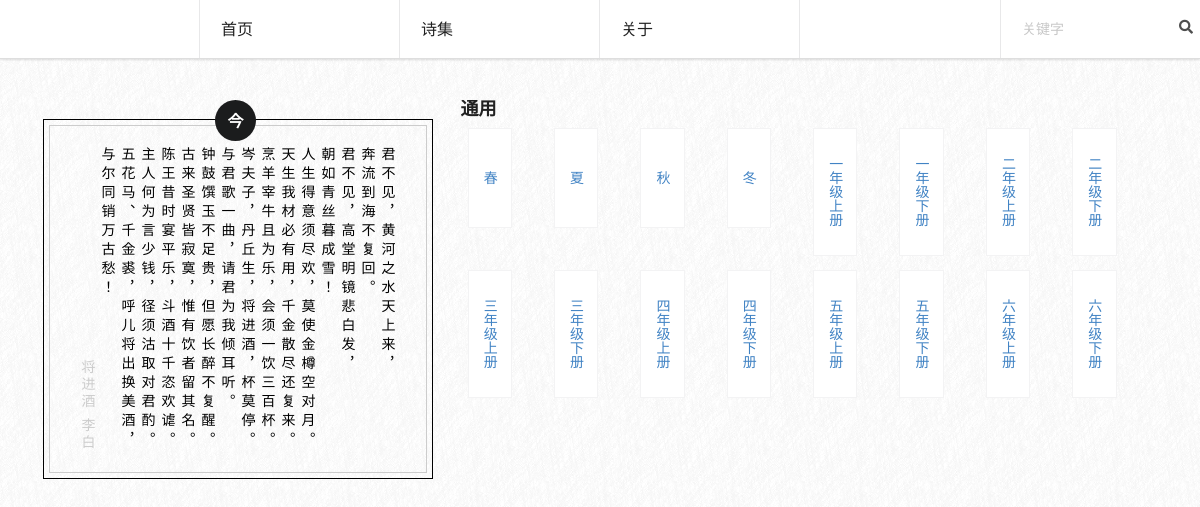
Before: / with the older database file.
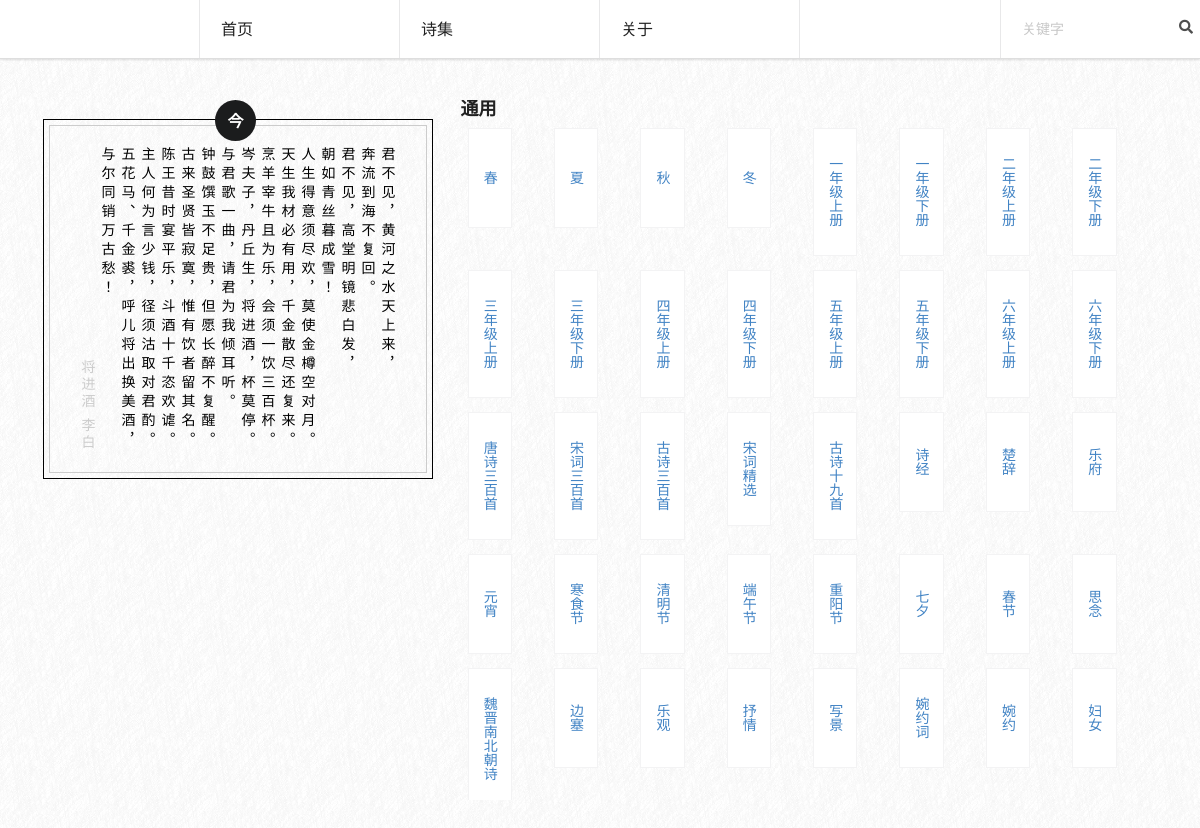
After: the same page with the newer database file.
### web/models.py (models this page shows, shortened)
class Tag(models.Model):
    name = models.CharField(max_length=25)
    class Meta:
        db_table = 'tag'

### web/views.py (the view)
# urls.py: url(r'^$', index),
def index(request):
    tags = Tag.objects.all()
    return render_to_response('index.html', locals())

### web/templates/index.html (shortened to what this page needs)
{% extends "base.html" %}
{% block content %}
    <div class="six wide column" style="padding: 1em;">
        <div class="index-left">
            <div class="ui icon black large circular button" style="margin-bottom: -1.35714286em; z-index: 1000;" onclick="$('.today-wrapper .body').toggleClass('uu')">今</div>
            <div class="today-wrapper" style="text-align: center;">
                <div class="body uu kaiti">
                    君不见，黄河之水天上来，<br/>奔流到海不复回。<br/>
                    君不见，高堂明镜悲白发，<br/>朝如青丝暮成雪！<br/>
                    人生得意须尽欢，莫使金樽空对月。<br/>
                    天生我材必有用，千金散尽还复来。<br/>
                    烹羊宰牛且为乐，会须一饮三百杯。<br/>
                    岑夫子，丹丘生，将进酒，杯莫停。<br/>
                    与君歌一曲，请君为我倾耳听。<br/>
                    钟鼓馔玉不足贵，但愿长醉不复醒。<br/>
                    古来圣贤皆寂寞，惟有饮者留其名。<br/>
                    陈王昔时宴平乐，斗酒十千恣欢谑。<br/>
                    主人何为言少钱，径须沽取对君酌。<br/>
                    五花马、千金裘，呼儿将出换美酒，<br/>与尔同销万古愁！<br/>
                    <div class="meta">
                        <span class="title">将进酒  李白</span>
                    </div>
                </div>
            </div>
        </div>
    </div>
    <div class="ten wide column">
        <div id="menutag">
            <div class="category">
                <h3 class="ui header">通用</h3>
                <div class="ui twelve column grid">
                    {% for tag in tags %}
                    <a href="/list/{{ tag.name }}/">
                        <div class="column uu kaiti"><div class="tag">{{ tag.name }}</div></div>
                    </a>
                    {% endfor %}
                </div>
            </div>
        </div>
    </div>
{% endblock %}

### web/templates/base.html (shortened to what this page needs)
<html>
    <head>
        <link href="https://cdn.bootcss.com/semantic-ui/2.3.0/semantic.min.css" rel="stylesheet">
        <link href="/static/css/global.css" rel="stylesheet">
    </head>
    <body>
        <div class="main-top" style="position: fixed; top: 0; right:0; left:0; z-index: 100;background-color: #fff;">
            <div id="menu" class="ui stackable pointing top fixed menu">
                <div class="item">
                </div>
                <a class="item" href="/">
                    <div class="title">首页</div>
                </a>
                <div class="item">
                    <div class="title">诗集</div>
                </div>
                <div class="item">
                    <div class="title">关于</div>
                </div>
                <div class="right menu">
                    <div class="item">
                        <div class="ui transparent input" style="border-radius: 0;">
                            <input class="kaiti" style="border-radius: 0;" type="text" placeholder="关键字">
                            <i class="search link icon"></i>
                        </div>
                    </div>
                </div>
            </div>
        </div>
        <div id="container" class="ui equal width stackable grid">
            {% block content %}
            {% endblock %}
        </div>
    </body>
</html>

### web/static/css/global.css (style rules this page uses)
body { background: url('../images/bg.png'); }
.kaiti { font-family: "STKaiti","KaiTi","Microsoft YaHei","微软雅黑",Arial,sans-serif!important; }
#menu .item { text-align: center; padding: 1.5em; width: 200px; }
#menu .item .title { font-size: 16px; }
.index-left { float: right; text-align:center; }
#container { height: 100%; padding-top: 100px; }
.today-wrapper { border: 1px solid #000; padding: 5px; }
.today-wrapper .body { border: 1px solid #cccccc; color: #000; }
.today-wrapper .body .meta { text-align: right; color: #cccccc; letter-spacing: 3px; font-size: 14px; }
.uu { writing-mode: vertical-rl; -moz-writing-mode: vertical-rl; -webkit-writing-mode: vertical-rl; -o-writing-mode: vertical-rl; -ms-writing-mode: tb-rl; _writing-mode: tb-rl; }
#menutag { height: 100%; overflow-y: auto; }
#menutag .category .tag { cursor: pointer; background-color: #fff; padding: 2em .8em; border: 1px solid #f3f3f4; min-height: 100px; text-align: center; margin: 0.5em; }
.today-wrapper .body { padding: 1.5em 2em; font-size: 14px; line-height: 20px; letter-spacing: 5px; text-align: start; }

Changed rows visible on the page:
added Tag: name "唐诗三百首"
added Tag: name "宋词三百首"
added Tag: name "古诗三百首"
added Tag: name "宋词精选"
added Tag: name "古诗十九首"
added Tag: name "诗经"
added Tag: name "楚辞"
added Tag: name "乐府"
added Tag: name "元宵"
added Tag: name "寒食节"
added Tag: name "清明节"
added Tag: name "端午节"
added Tag: name "重阳节"
added Tag: name "七夕"
added Tag: name "春节"
added Tag: name "思念"
added Tag: name "魏晋南北朝诗"
added Tag: name "边塞"
added Tag: name "乐观"
added Tag: name "抒情"
added Tag: name "写景"
added Tag: name "婉约词"
added Tag: name "婉约"
added Tag: name "妇女"
